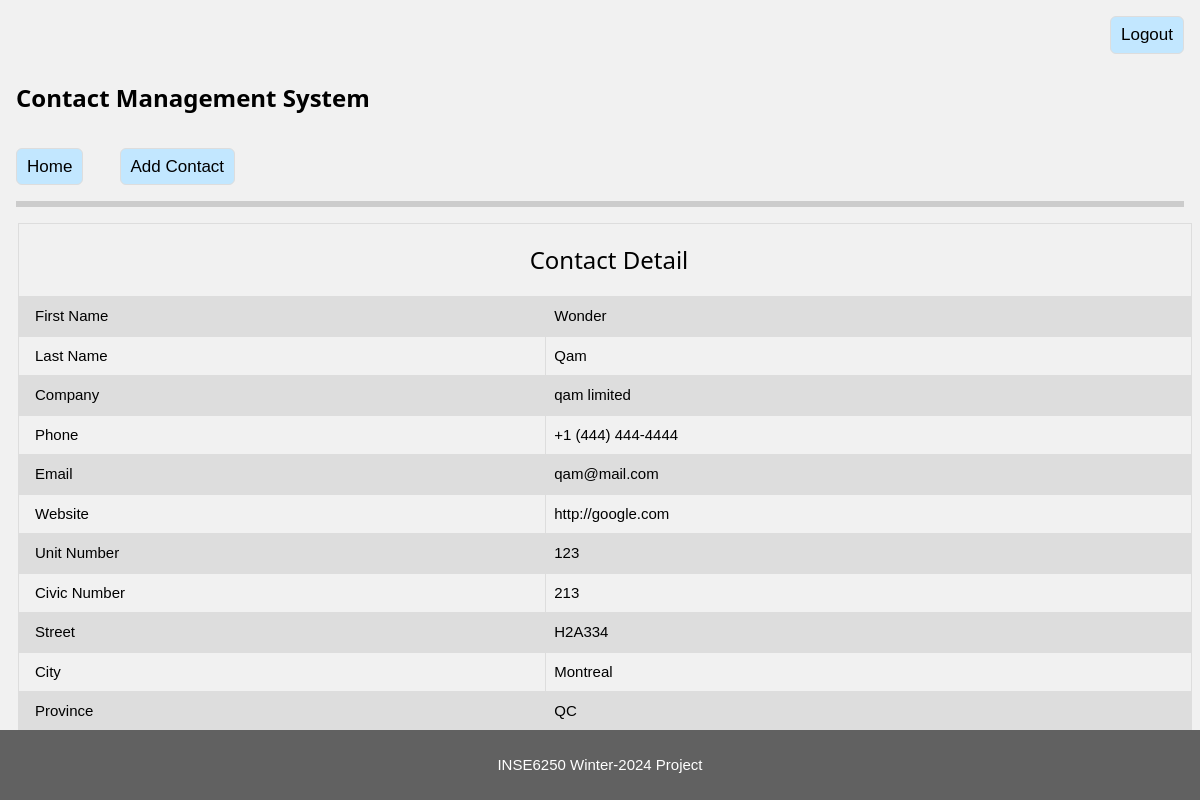
The page /contacts/detail/4/ (signed in) on the database its author committed.
### contacts/models.py (models this page shows, shortened)
class Contact(models.Model):
    firstName = models.CharField(max_length=200)
    lastName = models.CharField(max_length=200)
    company = models.CharField(max_length=200)
    phone = models.CharField(max_length=200)
    email = models.CharField(max_length=200)
    website = models.CharField(max_length=200)
    unitNumber = models.IntegerField()
    civicNumber = models.IntegerField()
    street = models.CharField(max_length=200)
    city = models.CharField(max_length=200)
    province = models.CharField(max_length=2)
    postalCode = models.CharField(max_length=3)
    createdAt = models.DateTimeField(default=timezone.now)

### contacts/views.py (the view)
# urls.py: path('detail/<int:id>/', views.viewDetail, name='detailContact'),
@login_required
def viewDetail(req, id):
    contact = get_object_or_404(Contact, pk=id)
    context = {'contact': contact}
    return render(req, 'contacts/detail.html', context=context)

### templates/contacts/detail.html
{% extends "base.html" %}
{% block content %}
    {% if contact %}
        <table class="table">
            <tbody>
                <tr><th colspan="100" style="text-align: center;">
                    <h3>Contact Detail</h3>
                </th></tr>
                <tr><td>First Name</td><td>{{ contact.firstName }}</td></tr>
                <tr><td>Last Name</td><td>{{ contact.lastName }}</td></tr>
                <tr><td>Company</td><td>{{ contact.company }}</td></tr>
                <tr><td>Phone</td><td>{{ contact.phone }}</td></tr>
                <tr><td>Email</td><td>{{ contact.email }}</td></tr>
                <tr><td>Website</td><td>{{ contact.website }}</td></tr>
                <tr><td>Unit Number</td><td>{{ contact.unitNumber }}</td></tr>
                <tr><td>Civic Number</td><td>{{ contact.civicNumber }}</td></tr>
                <tr><td>Street</td><td>{{ contact.street }}</td></tr>
                <tr><td>City</td><td>{{ contact.city }}</td></tr>
                <tr><td>Province</td><td>{{ contact.province }}</td></tr>
                <tr><td>Postal Code</td><td>{{ contact.postalCode }}</td></tr>
            </tbody>
        </table>
    {% else %}
        <p style="text-align: center;">No contacts found </p>
    {% endif %}
{% endblock %}

### contacts/static/css/contact.css (style rules this page uses)
html { box-sizing: border-box }
*, *:before, *:after { box-sizing: inherit }
html { -ms-text-size-adjust: 100%; -webkit-text-size-adjust: 100% }
body,h1,h2,h3,h4,h5,h6 { font-family: "Raleway", sans-serif }
body { margin: 0 }
html, body { font-family: Verdana, sans-serif; font-size: 15px; line-height: 1.5 }
html { overflow-x: hidden }
h3 { font-size: 24px }
h1, h2, h3, h4, h5, h6 { font-family: "Segoe UI", Arial, sans-serif; font-weight: 400; margin: 10px 0 }
.table, .table-all { border-collapse: collapse; border-spacing: 0; width: 100%; display: table }
.table td, .table th, .table-all td, .table-all th { padding: 8px 8px; display: table-cell; text-align: left; vertical-align: top }
.table th:first-child, .table td:first-child, .table-all th:first-child, .table-all td:first-child { padding-left: 16px }
.content, .auto { margin-left: auto; margin-right: auto }
.content { max-width: 980px }
.light-grey, .hover-light-grey:hover, .light-gray, .hover-light-gray:hover { color: #000 !important; background-color: #f1f1f1 !important }

### contacts/static/css/style.css (style rules this page uses)
::placeholder { text-transform: none; }
.table { font-family: arial, sans-serif; border-collapse: collapse; width: 100%; }
.table td, th { border: 1px solid #dddddd; text-align: left; padding: 8px; }
.table tr:nth-child(even) { background-color: #dddddd; }

### rows shown on the page
Contact: firstName "Wonder", lastName "Qam", company "qam limited", phone "+1 (444) 444-4444", email "qam@mail.com", website "http://google.com", unitNumber "123", civicNumber "213", street "H2A334", city "Montreal", province "QC"
